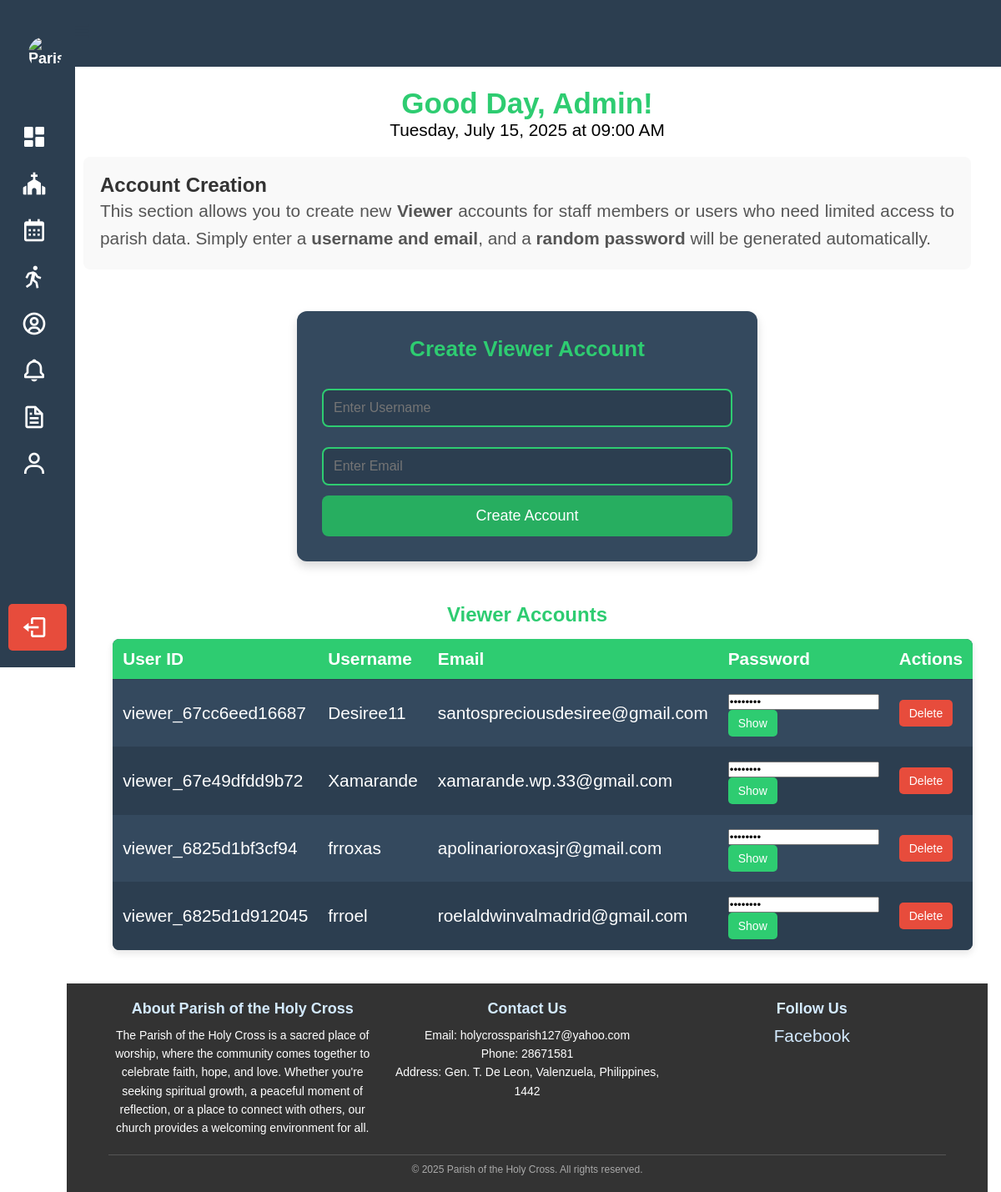
The page /admin/accounts.php on the database its author committed.
### tables this page shows
CREATE TABLE `user_type_church` (
  `id` int(11) NOT NULL,
  `user_id` varchar(50) NOT NULL,
  `username` varchar(255) NOT NULL,
  `email` varchar(100) NOT NULL,
  `user_type` enum('admin','viewer') NOT NULL DEFAULT 'viewer',
  `password` varchar(255) NOT NULL
);

### admin/accounts.php (the view, shortened to what this page needs)
<?php
include 'db_connection.php';
?>
<!DOCTYPE html>
<html lang="en">
<head>
    <link rel="stylesheet" href="stylesd.css">
    <link rel="stylesheet" href="buttons.css">
    <link href="https://cdn.jsdelivr.net/npm/boxicons@2.1.4/css/boxicons.min.css" rel="stylesheet">
    <link href="https://cdn.jsdelivr.net/npm/fullcalendar@3.10.2/dist/fullcalendar.min.css" rel="stylesheet" />
</head>
<body id="bodyTag">
    <header class="header" id="header">
        <div class="header_toggle">
            <i class='bx bx-menu' id="header-toggle"></i>
        </div>
    </header><br>
    <div class="admin-greeting">Good Day, Admin!</div>
    <center><div id="datetime" class="datetime"></div> </center>
    <?php include 'sidebar.php'; ?>
    <section class="about-us">
    <h2>Account Creation</h2>
    <p class="justified">
            This section allows you to create new <b>Viewer</b> accounts for staff members or users who need limited access to parish data.
            Simply enter a <b>username and email</b>, and a <b>random password</b> will be generated automatically.
        </p>
</section>
    <div class="form-container">
        <h2>Create Viewer Account</h2>
        <form method="POST" action="">
            <input type="text" name="username" placeholder="Enter Username" required>
            <input type="email" name="email" placeholder="Enter Email" required>
            <button type="submit">Create Account</button>
        </form>
    </div>
<div class="table-container">
    <h2>Viewer Accounts</h2>
    <table>
        <thead>
            <tr>
                <th>User ID</th>
                <th>Username</th>
                <th>Email</th>
                <th>Password</th>
                <th>Actions</th>
            </tr>
        </thead>
        <tbody>
            <?php
            $query = "SELECT user_id, username, email, password FROM user_type_church WHERE user_type != 'admin'";
            $result = $conn->query($query);
            if ($result->num_rows > 0) {
                while ($row = $result->fetch_assoc()) {
                    echo "<tr>
                            <td>{$row['user_id']}</td>
                            <td>{$row['username']}</td>
                            <td>{$row['email']}</td>
                            <td>
                                <input type='password' class='password-field' value='{$row['password']}' readonly>
                                <button class='toggle-btn' onclick='togglePassword(this)'>Show</button>
                            </td>
                            <td>
                                <button class='delete-btn' onclick=\"deleteAccount('{$row['user_id']}')\">Delete</button>
                            </td>
                          </tr>";
                }
            } else {
                echo "<tr><td colspan='5'>No viewer accounts found.</td></tr>";
            }
            ?>
        </tbody>
    </table>
</div>
    <footer>
    <div class="footer-container">
        <div class="footer-about">
        <h3>About Parish of the Holy Cross</h3>
            <p>
                The Parish of the Holy Cross is a sacred place of worship, where the community comes together to celebrate faith, hope, and love. Whether you're seeking spiritual growth, a peaceful moment of reflection, or a place to connect with others, our church provides a welcoming environment for all.
            </p>
        </div>
        <div class="footer-contact">
            <h3>Contact Us</h3>
            <p>Email: holycrossparish127@yahoo.com</p>
            <p>Phone: 28671581</p>
            <p>Address: Gen. T. De Leon, Valenzuela, Philippines, 1442 </p>
        </div>
        <div class="footer-socials">
            <h3>Follow Us</h3>
            <a href="https://www.facebook.com/ParishoftheHolyCrossValenzuelaCityOfficial/">Facebook</a>
        </div>
    </div>
    <div class="footer-bottom">
        <p>&copy; 2025 Parish of the Holy Cross. All rights reserved.</p>
    </div>
</footer>
</body>
</html>

### admin/stylesd.css (style rules this page uses)
:root { --header-height: 4rem; --nav-width: 80px; --expanded-nav-width: 280px; --first-color: #2c3e50; --first-color-light: #a7fc76; --white-color: #FFFFFF; --body-font: 'Nunito', sans-serif; --normal-font-size: 1.3rem; --z-fixed: 100; --gradient-start: #265f27; --gradient-end: #a7fc76; }
* { box-sizing: border-box; margin: 0; padding: 0; font-family: var(--body-font); transition: 0.5s; }
body { position: relative; margin: var(--header-height) 0 0 0; padding: 0 1rem; font-size: var(--normal-font-size); background: var(--white-color); transition: 0.5s; }
a { text-decoration: none; }
.header { width: 100%; height: var(--header-height); position: fixed; top: 0; left: 0; display: flex; align-items: center; justify-content: space-between; padding: 0 1rem; background-color: var(--white-color); z-index: var(--z-fixed); transition: 0.5s; }
.header_toggle { color: var(--first-color); font-size: 2rem; cursor: pointer; }
@media screen and (min-width: 768px) { body { margin: calc(var(--header-height) + 1rem) 0 0 0; padding-left: var(--nav-width); } }
@media screen and (min-width: 768px) { .header { height: calc(var(--header-height) + 1rem); padding-left: var(--nav-width); } }
.about-us { margin: 20px; padding: 20px; background-color: #f9f9f9; border-radius: 8px; }
.about-us h2 { font-size: 24px; color: #333; }
.about-us p.justified { text-align: justify; line-height: 1.6; color: #555; }
footer { background-color: #333; color: #fff; padding: 20px 50px; text-align: center; }
.footer-container { display: flex; flex-wrap: wrap; justify-content: space-between; gap: 20px; }
.footer-container div { flex: 1; min-width: 200px; }
.footer-container h3 { font-size: 18px; margin-bottom: 10px; color: #d3eaff; }
.footer-container p { font-size: 14px; line-height: 1.6; }
.footer-container a { color: #d3eaff; text-decoration: none; }
.footer-bottom { margin-top: 20px; border-top: 1px solid #555; padding-top: 10px; font-size: 12px; color: #aaa; }

### admin/accounts.php (style rules this page uses)
.header { background: #2c3e50; color: white; }
.admin-greeting { text-align: center; font-size: 35px; font-weight: bold; color: #2ecc71; / margin-top: 70px; }
.form-container { width: 50%; background: #34495e; color: white; padding: 30px; margin: 50px auto; border-radius: 12px; box-shadow: 0px 6px 12px rgba(0, 0, 0, 0.15); text-align: center; }
.form-container h2 { color: #2ecc71; margin-bottom: 20px; font-size: 26px; }
.form-container input { width: 100%; padding: 12px; margin: 12px 0; border: 2px solid #2ecc71; border-radius: 8px; font-size: 16px; background: #2c3e50; color: white; }
.form-container button { background: #27ae60; color: white; padding: 14px; font-size: 18px; border: none; width: 100%; border-radius: 8px; cursor: pointer; transition: all 0.3s ease; }
.table-container { width: 90%; margin: 40px auto; text-align: center; }
.table-container h2 { color: #2ecc71; font-size: 24px; margin-bottom: 15px; }
table { width: 100%; border-collapse: collapse; background: #34495e; box-shadow: 0px 4px 8px rgba(0, 0, 0, 0.1); border-radius: 8px; overflow: hidden; color: white; }
th, td { padding: 12px; text-align: left; border-bottom: 1px solid #2c3e50; }
th { background: #2ecc71; color: white; }
tr:nth-child(even) { background: #2c3e50; }
.toggle-btn, .delete-btn { padding: 8px 12px; border-radius: 5px; font-size: 14px; transition: 0.3s; cursor: pointer; border: none; }
.toggle-btn { background: #2ecc71; color: white; }
.delete-btn { background: #e74c3c; color: white; }

### rows shown on the page
user_type_church: user "viewer_67cc6eed16687", username "Desiree11", email "santospreciousdesiree@gmail.com"
user_type_church: user "viewer_67e49dfdd9b72", username "Xamarande", email "xamarande.wp.33@gmail.com"
user_type_church: user "viewer_6825d1bf3cf94", username "frroxas", email "apolinarioroxasjr@gmail.com"
user_type_church: user "viewer_6825d1d912045", username "frroel", email "roelaldwinvalmadrid@gmail.com"
